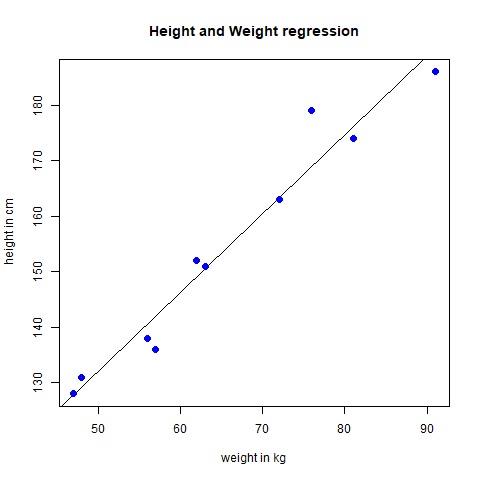

Here is the R script that generated this plot:
#line agrregation
#create the predictor and response variable
x<-c(151,174,138,186,128,136,179,163,152,131)
y<-c(63,81,56,91,47,57,76,72,62,48)
relation<-lm(y~x)

#give the chart file a name 
png(file="lineagrregation.png")
#plot the chart

plot(y,x,col="blue",main="Height and Weight regression",
     abline(lm(x~y)),cex=1.3, pch=16,
     xlab="weight in kg",
     ylab="height in cm")

#save the file
dev.off()
